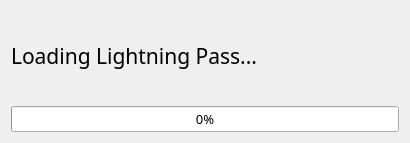
<?xml version="1.0" encoding="UTF-8"?>
<ui version="4.0">
 <class>loading_widget</class>
 <widget class="QWidget" name="loading_widget">
  <property name="geometry">
   <rect>
    <x>0</x>
    <y>0</y>
    <width>410</width>
    <height>143</height>
   </rect>
  </property>
  <property name="windowTitle">
   <string>Form</string>
  </property>
  <layout class="QGridLayout" name="gridLayout">
   <item row="0" column="0">
    <widget class="QLabel" name="loading_label">
     <property name="font">
      <font>
       <family>Segoe Print</family>
       <pointsize>16</pointsize>
      </font>
     </property>
     <property name="text">
      <string>Loading Lightning Pass...</string>
     </property>
    </widget>
   </item>
   <item row="1" column="0">
    <widget class="QProgressBar" name="loading_progress_bar">
     <property name="font">
      <font>
       <family>Segoe UI Light</family>
       <pointsize>10</pointsize>
      </font>
     </property>
     <property name="maximum">
      <number>100</number>
     </property>
     <property name="value">
      <number>0</number>
     </property>
    </widget>
   </item>
  </layout>
 </widget>
 <resources/>
 <connections/>
</ui>
